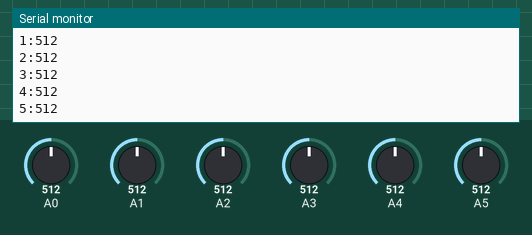
A sketch run on a simulated Arduino Uno, built with avr-gcc and run on an emulated ATmega328P. On the bench: the last lines printed to the serial monitor. Inputs (shaded band) come from the test bench; at power-on: A0 = 512, A1 = 512, A2 = 512, A3 = 512, A4 = 512, A5 = 512. No radio packets arrive unless stated.

Above: at 1.8 s.
1.9 s: A0 set to 716
3.4 s: A1 set to 716
4.9 s: A2 set to 716
6.4 s: A3 set to 716
At 7.7 s:
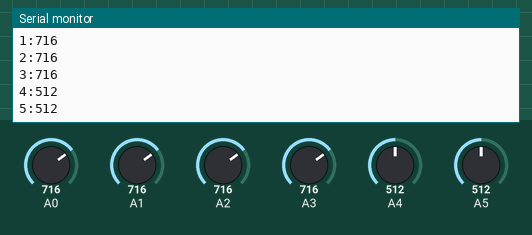
7.9 s: A4 set to 716
At 8.6 s:
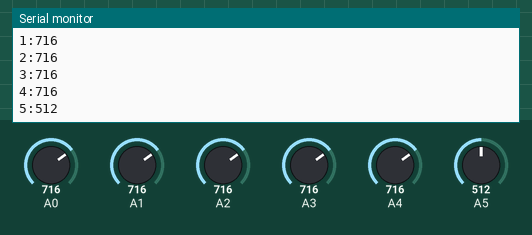
9.4 s: A5 set to 716
At 10.5 s:
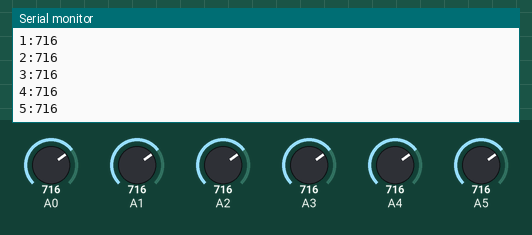
Timing chart, 0 to 11.9 s (numbered marks = the images above; inputs shaded):
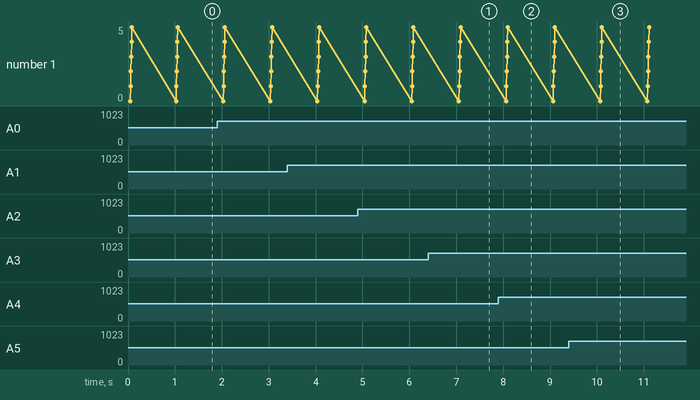

Measured:
- after the input at 6.4 s, the serial monitor: prints a new line after 0.68 s (image 1)
- after the input at 7.9 s, the serial monitor: prints a new line after 0.19 s (image 2)
- after the input at 9.4 s, the serial monitor: prints a new line after 0.71 s (image 3)

The sketch:

reading_all_pins.ino
```cpp
#include <stdio.h>
#include <RH_RF95.h>
#define RFM95_CS 8
#define RFM95_RST 4
#define RFM95_INT 7
#define RF95_FREQ 915.0
RH_RF95 rf95(RFM95_CS, RFM95_INT);

void setup() {
  // put your setup code here, to run once:
  Serial.begin(9600);
  if (!rf95.init()) {
    //Error - no radio init
    Serial.println("LoRa radio init failed");
    while (1);//hang forever
  }
  Serial.println("LoRa radio init success");

  // Defaults after init are 434.0MHz, modulation GFSK_Rb250Fd250, +13dbM
  if (!rf95.setFrequency(RF95_FREQ)) {
    //Error - unable to set frequency
    Serial.println("setFrequency failed");
    while (1);//hang forever
  }
  Serial.print("Set Freq to: "); Serial.println(RF95_FREQ);

  // Defaults after init are 434.0MHz, 13dBm, Bw = 125 kHz, Cr = 4/5, Sf = 128chips/symbol, CRC on

  // The default transmitter power is 13dBm, using PA_BOOST.
  // If you are using RFM95/96/97/98 modules which uses the PA_BOOST transmitter pin, then
  // you can set transmitter powers from 5 to 23 dBm:
  rf95.setTxPower(23, false);
}

void loop() {
  // reads pins A0 through A5:
  int i;
  char buffer[16];
  for(i = 0; i < 6; i++)
  {
    sprintf(buffer, "%d:%d", i, (analogRead(A0 + i)));
    Serial.println(buffer);
    rf95.send((uint8_t*)buffer, 16);
  }

  //Serial.print("\n\n\n\n");
  rf95.send((uint8_t*)"\n\n\n", 4);
  delay(1000);
}
```
